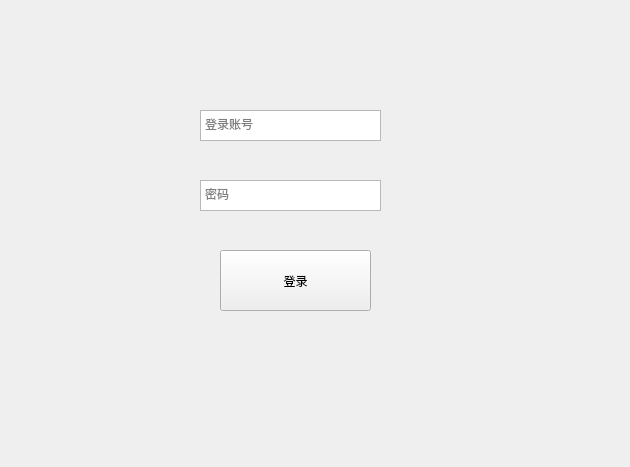
<?xml version="1.0" encoding="UTF-8"?>
<ui version="4.0">
 <class>Form</class>
 <widget class="QWidget" name="Form">
  <property name="geometry">
   <rect>
    <x>0</x>
    <y>0</y>
    <width>630</width>
    <height>467</height>
   </rect>
  </property>
  <property name="windowTitle">
   <string>登录</string>
  </property>
  <widget class="QPushButton" name="button">
   <property name="geometry">
    <rect>
     <x>220</x>
     <y>250</y>
     <width>151</width>
     <height>61</height>
    </rect>
   </property>
   <property name="text">
    <string>登录</string>
   </property>
  </widget>
  <widget class="QPlainTextEdit" name="textEdit">
   <property name="geometry">
    <rect>
     <x>200</x>
     <y>110</y>
     <width>181</width>
     <height>31</height>
    </rect>
   </property>
   <property name="placeholderText">
    <string>登录账号</string>
   </property>
  </widget>
  <widget class="QPlainTextEdit" name="textEdit1">
   <property name="geometry">
    <rect>
     <x>200</x>
     <y>180</y>
     <width>181</width>
     <height>31</height>
    </rect>
   </property>
   <property name="placeholderText">
    <string>密码</string>
   </property>
  </widget>
 </widget>
 <resources/>
 <connections/>
</ui>
